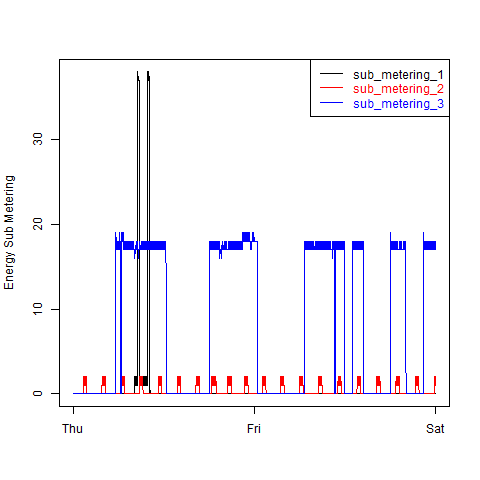

Write the R code that produced this figure.
plot3 <- function(df){
    
    png(filename = "plot3.png")
    plot(df$time, df$sub_metering_1, type = "n", ylab = "Energy Sub Metering", xlab = "")
    lines(df$tim, df$sub_metering_1, type = "l", col = "black")
    lines(df$tim, df$sub_metering_2, type = "l", col = "red")
    lines(df$tim, df$sub_metering_3, type = "l", col = "blue")
    legend("topright", legend = c("sub_metering_1", "sub_metering_2", "sub_metering_3"), lty = c(1, 1,1), col = c("black", "red", "blue"), text.col = c("black", "red", "blue"))
    dev.off()
    
}